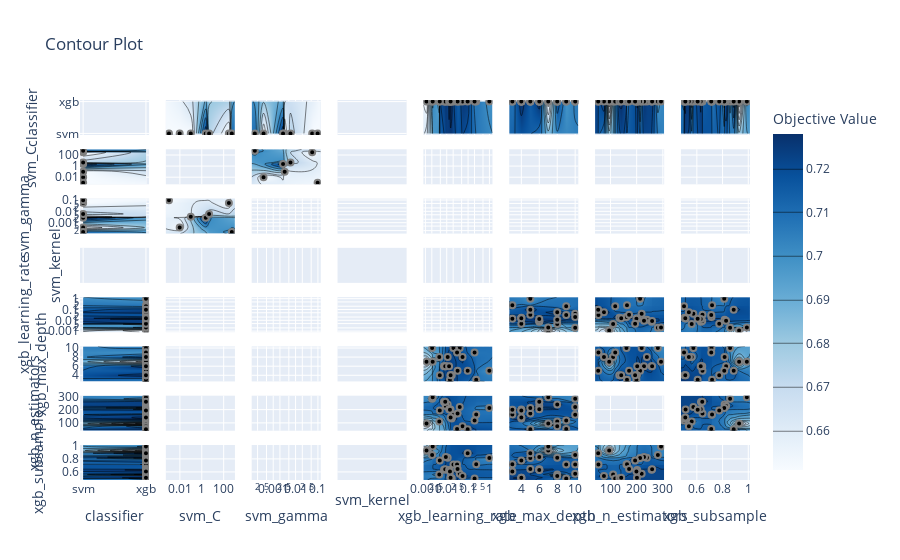

Source (notebook cell):
### Code cell
from optuna.visualization import plot_contour

plot_contour(study).show()
